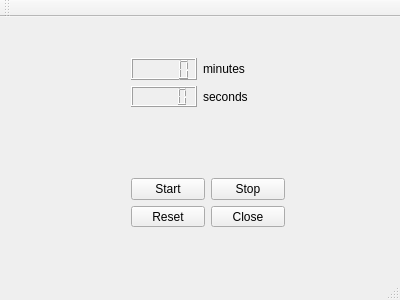
<?xml version="1.0" encoding="UTF-8"?>
<ui version="4.0">
 <class>MainWindow</class>
 <widget class="QMainWindow" name="MainWindow">
  <property name="geometry">
   <rect>
    <x>0</x>
    <y>0</y>
    <width>400</width>
    <height>300</height>
   </rect>
  </property>
  <property name="windowTitle">
   <string>MainWindow</string>
  </property>
  <widget class="QWidget" name="centralWidget">
   <widget class="QWidget" name="gridLayoutWidget">
    <property name="geometry">
     <rect>
      <x>120</x>
      <y>30</y>
      <width>160</width>
      <height>71</height>
     </rect>
    </property>
    <layout class="QGridLayout" name="gridLayout">
     <item row="1" column="1">
      <widget class="QLabel" name="label_2">
       <property name="text">
        <string>seconds</string>
       </property>
      </widget>
     </item>
     <item row="0" column="1">
      <widget class="QLabel" name="label">
       <property name="text">
        <string>minutes</string>
       </property>
      </widget>
     </item>
     <item row="0" column="0">
      <widget class="QLCDNumber" name="lcdNumberMin"/>
     </item>
     <item row="1" column="0">
      <widget class="QLCDNumber" name="lcdNumberSec"/>
     </item>
    </layout>
   </widget>
   <widget class="QWidget" name="gridLayoutWidget_2">
    <property name="geometry">
     <rect>
      <x>120</x>
      <y>150</y>
      <width>176</width>
      <height>71</height>
     </rect>
    </property>
    <layout class="QGridLayout" name="gridLayout_2">
     <item row="1" column="0">
      <widget class="QPushButton" name="resetButton">
       <property name="text">
        <string>Reset</string>
       </property>
      </widget>
     </item>
     <item row="0" column="0">
      <widget class="QPushButton" name="startButton">
       <property name="text">
        <string>Start</string>
       </property>
      </widget>
     </item>
     <item row="0" column="1">
      <widget class="QPushButton" name="stopButton">
       <property name="text">
        <string>Stop</string>
       </property>
      </widget>
     </item>
     <item row="1" column="1">
      <widget class="QPushButton" name="closeButton">
       <property name="text">
        <string>Close</string>
       </property>
      </widget>
     </item>
    </layout>
   </widget>
  </widget>
  <widget class="QMenuBar" name="menuBar">
   <property name="geometry">
    <rect>
     <x>0</x>
     <y>0</y>
     <width>400</width>
     <height>25</height>
    </rect>
   </property>
  </widget>
  <widget class="QToolBar" name="mainToolBar">
   <attribute name="toolBarArea">
    <enum>TopToolBarArea</enum>
   </attribute>
   <attribute name="toolBarBreak">
    <bool>false</bool>
   </attribute>
  </widget>
  <widget class="QStatusBar" name="statusBar"/>
 </widget>
 <layoutdefault spacing="6" margin="11"/>
 <resources/>
 <connections>
  <connection>
   <sender>closeButton</sender>
   <signal>clicked()</signal>
   <receiver>MainWindow</receiver>
   <slot>close()</slot>
   <hints>
    <hint type="sourcelabel">
     <x>252</x>
     <y>244</y>
    </hint>
    <hint type="destinationlabel">
     <x>199</x>
     <y>149</y>
    </hint>
   </hints>
  </connection>
 </connections>
</ui>
